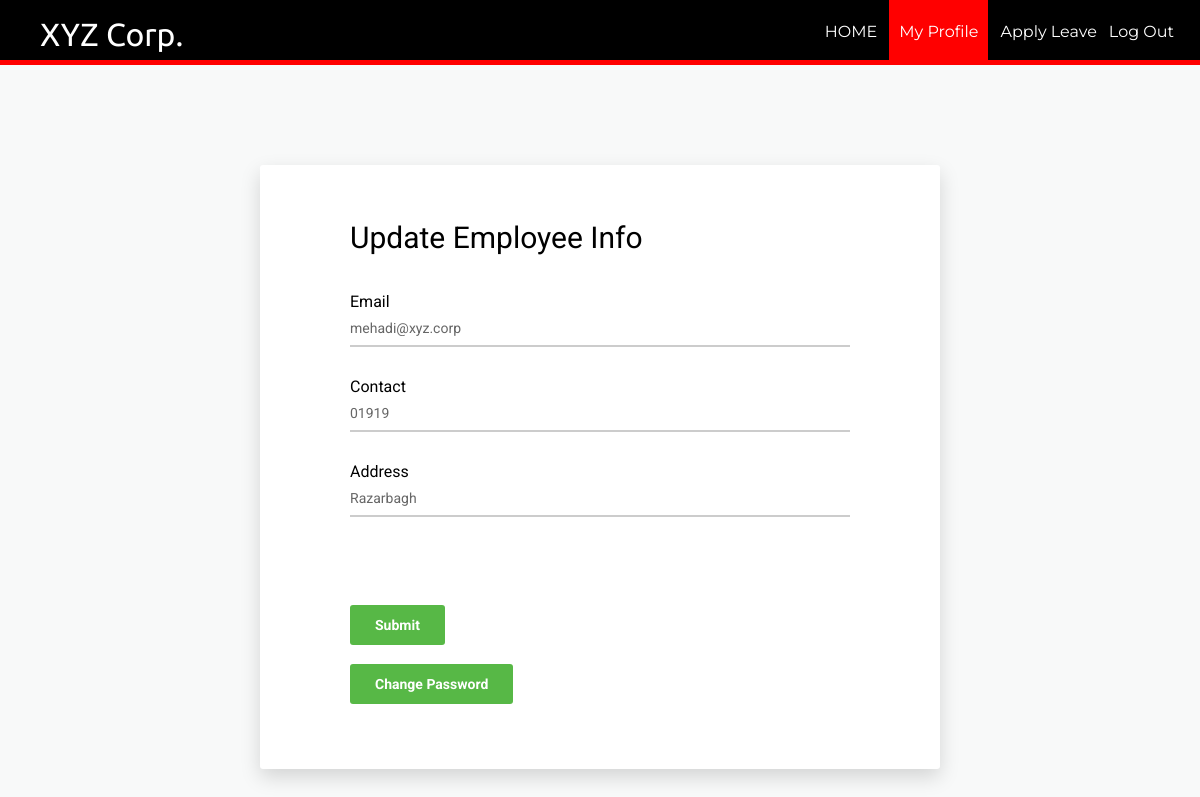
Screenshot of /myprofileup.php?id=101 with the database file from the repository.
### tables this page shows
CREATE TABLE `employee` (
  `id` int(11) NOT NULL,
  `firstName` varchar(100) NOT NULL,
  `lastName` varchar(100) NOT NULL,
  `email` varchar(100) NOT NULL,
  `password` text NOT NULL,
  `birthday` date NOT NULL,
  `gender` varchar(10) NOT NULL,
  `contact` varchar(20) NOT NULL,
  `nid` int(20) NOT NULL,
  `address` varchar(100) DEFAULT NULL,
  `dept` varchar(100) NOT NULL,
  `degree` varchar(100) NOT NULL,
  `pic` text NOT NULL
);

### myprofileup.php (the view, shortened to what this page needs)
<?php
require_once ('process/dbh.php');
?>
<?php
  $id = (isset($_GET['id']) ? $_GET['id'] : '');
  $sql = "SELECT * from `employee` WHERE id=$id";
  $result = mysqli_query($conn, $sql);
  if($result){
  while($res = mysqli_fetch_assoc($result)){
  $email = $res['email'];
  $contact = $res['contact'];
  $address = $res['address'];
}
}
?>
<html>
<head>
    <link href="vendor/mdi-font/css/material-design-iconic-font.min.css" rel="stylesheet" media="all">
    <link href="vendor/font-awesome-4.7/css/font-awesome.min.css" rel="stylesheet" media="all">
    <link href="vendor/select2/select2.min.css" rel="stylesheet" media="all">
    <link href="vendor/datepicker/daterangepicker.css" rel="stylesheet" media="all">
    <link href="css/main.css" rel="stylesheet" media="all">
</head>
<body>
  <header>
    <nav>
      <h1>XYZ Corp.</h1>
      <ul id="navli">
        <li><a class="homeblack" href="eloginwel.php?id=<?php echo $id?>"">HOME</a></li>
        <li><a class="homered" href="myprofile.php?id=<?php echo $id?>"">My Profile</a></li>
        <li><a class="homeblack" href="applyleave.php?id=<?php echo $id?>"">Apply Leave</a></li>
        <li><a class="homeblack" href="elogin.html">Log Out</a></li>
      </ul>
    </nav>
  </header>
  <div class="divider"></div>
  <div class="page-wrapper bg-blue p-t-100 p-b-100 font-robo">
        <div class="wrapper wrapper--w680">
            <div class="card card-1">
                <div class="card-body">
                    <h2 class="title">Update Employee Info</h2>
                    <form id = "registration" action="myprofileup.php" method="POST">
                        <div class="input-group">
                          <p>Email</p>
                            <input class="input--style-1" type="email"  name="email" value="<?php echo $email;?>">
                        </div>
                        <div class="input-group">
                          <p>Contact</p>
                            <input class="input--style-1" type="number" name="contact" value="<?php echo $contact;?>">
                        </div>
                         <div class="input-group">
                          <p>Address</p>
                            <input class="input--style-1" type="text"  name="address" value="<?php echo $address;?>">
                        </div>
                        <input type="hidden" name="id" id="textField" value="<?php echo $id;?>" required="required"><br><br>
                        <div class="p-t-20">
                            <button class="btn btn--radius btn--green" type="submit" name="update">Submit</button>
                        </div>
                    </form>
                    <br>
                    <button class="btn btn--radius btn--green" onclick="window.location.href = 'changepassemp.php?id=<?php echo $id?>';">Change Password</button>
                </div>
            </div>
        </div>
    </div>
</body>
</html>

### main.css (style rules this page uses)
body { margin: 0px; font-family: 'Ubuntu', sans-serif; }
header { background: black; color: white; padding: 16px 20px 6px 40px; height: 60px; }
header h1 { display: inline; font-family: 'Ubuntu', sans-serif; font-weight: 400; font-size: 32px; float: left; margin-top: 0px; margin-right: 10px; }
nav ul { display: inline; padding: 6px; float: right; }
nav ul li { display: inline-block; list-style-type: none; color: white; float: left; margin-left: 12px; }
nav ul li a { color: white; text-decoration: none; }
#navli { font-family: 'Montserrat', sans-serif; }
.homered { background-color: red; padding: 30px 10px 22px 10px; }
.divider { background-color: red; height: 5px; }
.font-robo { font-family: "Roboto", "Arial", "Helvetica Neue", sans-serif; }
html { -webkit-box-sizing: border-box; -moz-box-sizing: border-box; box-sizing: border-box; }
* { padding: 0; margin: 0; }
*, *:before, *:after { -webkit-box-sizing: inherit; -moz-box-sizing: inherit; box-sizing: inherit; }
h2, h3, h4, h5, h6, blockquote, p, pre, dl, dd, ol, ul, figure, hr, fieldset, legend { margin: 0; padding: 0; }
button { outline: none; background: none; border: none; }
.page-wrapper { min-height: 100vh; }
h1, h2, h3, h4, h5, h6 { font-weight: 400; }
h1 { font-size: 36px; }
h2 { font-size: 30px; }
.bg-blue { background: #F8F9F9; }
.p-t-100 { padding-top: 100px; }
.p-t-20 { padding-top: 20px; }
.p-b-100 { padding-bottom: 100px; }
.wrapper { margin: 0 auto; }
.wrapper--w680 { max-width: 680px; }
.btn { line-height: 40px; display: inline-block; padding: 0 25px; cursor: pointer; font-family: "Roboto", "Arial", "Helvetica Neue", sans-serif; color: #fff; -webkit-transition: all 0.4s ease; -o-transition: all 0.4s ease; -moz-transition: all 0.4s ease; transition: all 0.4s ease; font-size: 14px; font-weight: 700; }
.btn--radius { -webkit-border-radius: 3px; -moz-border-radius: 3px; border-radius: 3px; }
.btn--green { background: #57b846; }
input { outline: none; margin: 0; border: none; -webkit-box-shadow: none; -moz-box-shadow: none; box-shadow: none; width: 100%; font-size: 14px; font-family: inherit; }
.input-group { position: relative; margin-bottom: 30px; border-bottom: 2px solid #ccc; }
.input--style-1 { padding: 9px 0; color: #666; }
.title { margin-bottom: 37px; }
.card { overflow: hidden; -webkit-border-radius: 3px; -moz-border-radius: 3px; border-radius: 3px; background: #fff; }
.card-1 { -webkit-box-shadow: 0px 8px 20px 0px rgba(0, 0, 0, 0.15); -moz-box-shadow: 0px 8px 20px 0px rgba(0, 0, 0, 0.15); box-shadow: 0px 8px 20px 0px rgba(0, 0, 0, 0.15); }
.card-1 .card-body { padding: 0 90px; padding-top: 55px; padding-bottom: 65px; }

### rows the page displays
employee: email "mehadi@xyz.corp", contact "01919", address "Razarbagh"
